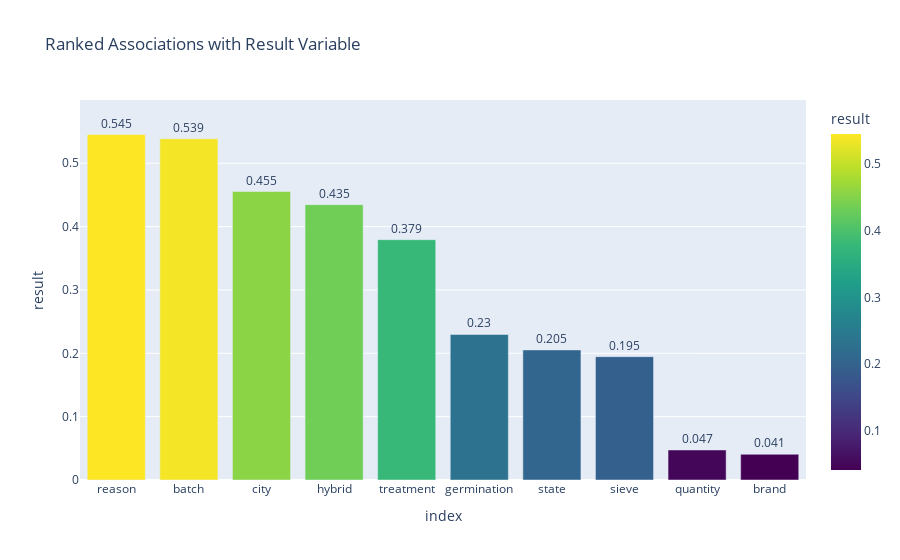

The notebook cell saved with this chart:
### Code cell
df_associations = pd.DataFrame(cramers_v["corr"])
sorted_associations = pd.DataFrame(
    df_associations["result"].sort_values(ascending=False)[1:]
)

fig4 = px.bar(
    sorted_associations,
    y="result",
    x=sorted_associations.index,
    color="result",
    color_continuous_scale="viridis",
    title="Ranked Associations with Result Variable",
)

fig4.update_yaxes(range=[0, max(sorted_associations["result"]) * 1.1])
fig4.update_traces(text=round(sorted_associations["result"], 3), textposition="outside")

fig4.show()

### Figure 1 — Plotly figure (JSON) as saved in the notebook; plotly's stock layout.template omitted (floating-point values rounded to 4 significant figures)
{"data": [{"alignmentgroup": "True", "hovertemplate": "index=%{x}<br>result=%{marker.color}<extra></extra>", "legendgroup": "", "marker": {"color": [0.5454, 0.5387, 0.4554, 0.4347, 0.3794, 0.2298, 0.2054, 0.1947, 0.04742, 0.04067], "coloraxis": "coloraxis", "pattern": {"shape": ""}}, "name": "", "offsetgroup": "", "orientation": "v", "showlegend": false, "text": [0.545, 0.539, 0.455, 0.435, 0.379, 0.23, 0.205, 0.195, 0.047, 0.041], "textposition": "outside", "type": "bar", "x": ["reason", "batch", "city", "hybrid", "treatment", "germination", "state", "sieve", "quantity", "brand"], "xaxis": "x", "y": [0.5454, 0.5387, 0.4554, 0.4347, 0.3794, 0.2298, 0.2054, 0.1947, 0.04742, 0.04067], "yaxis": "y"}], "layout": {"barmode": "relative", "coloraxis": {"colorbar": {"title": {"text": "result"}}, "colorscale": [[0, "#440154"], [0.1111, "#482878"], [0.2222, "#3e4989"], [0.3333, "#31688e"], [0.4444, "#26828e"], [0.5556, "#1f9e89"], [0.6667, "#35b779"], [0.7778, "#6ece58"], [0.8889, "#b5de2b"], [1, "#fde725"]]}, "legend": {"tracegroupgap": 0}, "title": {"text": "Ranked Associations with Result Variable"}, "xaxis": {"anchor": "y", "domain": [0, 1], "title": {"text": "index"}}, "yaxis": {"anchor": "x", "domain": [0, 1], "range": [0, 0.5999], "title": {"text": "result"}}}}
